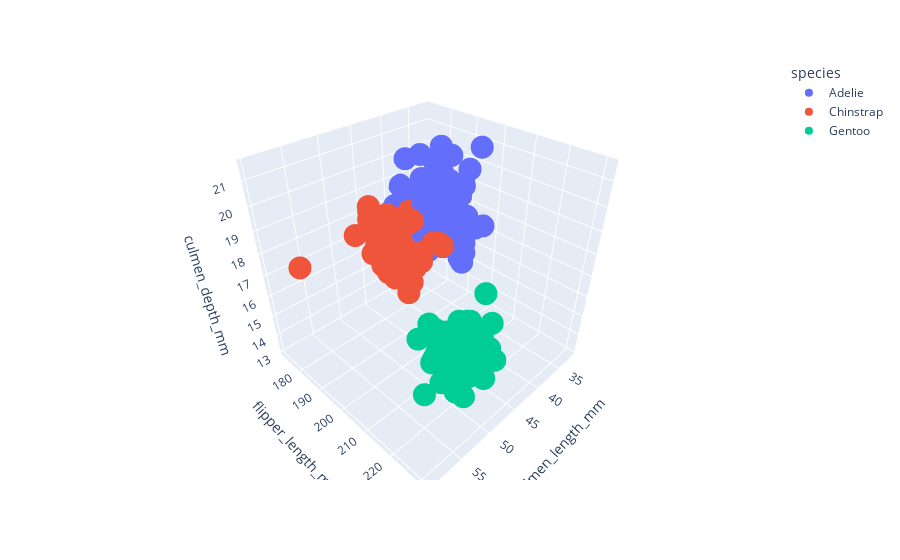

Notebook source saved alongside this figure:
### Code cell
fig = px.scatter_3d(df, 
                    x='culmen_length_mm',
                    y='flipper_length_mm',
                    z='culmen_depth_mm',
                    color='species')
fig.show();

# Grafiği tutup çevirip incelersek feature larımın 3 boyutlu uzayda güzel ayrıldığını görüyoruz

### Figure 1 — Plotly figure (JSON) as saved in the notebook; plotly's stock layout.template omitted (floating-point values rounded to 4 significant figures; data arrays with more than 128 entries replaced by an {"elided": "..."} marker saying what was removed)
{"data": [{"hovertemplate": "species=Adelie<br>culmen_length_mm=%{x}<br>flipper_length_mm=%{y}<br>culmen_depth_mm=%{z}<extra></extra>", "legendgroup": "Adelie", "marker": {"color": "#636efa", "symbol": "circle"}, "mode": "markers", "name": "Adelie", "scene": "scene", "showlegend": true, "type": "scatter3d", "x": {"elided": "146 float values"}, "y": {"elided": "146 int values"}, "z": {"elided": "146 float values"}}, {"hovertemplate": "species=Chinstrap<br>culmen_length_mm=%{x}<br>flipper_length_mm=%{y}<br>culmen_depth_mm=%{z}<extra></extra>", "legendgroup": "Chinstrap", "marker": {"color": "#EF553B", "symbol": "circle"}, "mode": "markers", "name": "Chinstrap", "scene": "scene", "showlegend": true, "type": "scatter3d", "x": [46.5, 50, 51.3, 45.4, 52.7, 45.2, 46.1, 51.3, 46, 51.3, 46.6, 51.7, 47, 52, 45.9, 50.5, 50.3, 58, 46.4, 49.2, 42.4, 48.5, 43.2, 50.6, 46.7, 52, 50.5, 49.5, 46.4, 52.8, 40.9, 54.2, 42.5, 51, 49.7, 47.5, 47.6, 52, 46.9, 53.5, 49, 46.2, 50.9, 45.5, 50.9, 50.8, 50.1, 49, 51.5, 49.8, 48.1, 51.4, 45.7, 50.7, 42.5, 52.2, 45.2, 49.3, 50.2, 45.6, 51.9, 46.8, 45.7, 55.8, 43.5, 49.6, 50.8, 50.2], "y": [192, 196, 193, 188, 197, 198, 178, 197, 195, 198, 193, 194, 185, 201, 190, 201, 197, 181, 190, 195, 181, 191, 187, 193, 195, 197, 200, 200, 191, 205, 187, 201, 187, 203, 195, 199, 195, 210, 192, 205, 210, 187, 196, 196, 196, 201, 190, 212, 187, 198, 199, 201, 193, 203, 187, 197, 191, 203, 202, 194, 206, 189, 195, 207, 202, 193, 210, 198], "z": [17.9, 19.5, 19.2, 18.7, 19.8, 17.8, 18.2, 18.2, 18.9, 19.9, 17.8, 20.3, 17.3, 18.1, 17.1, 19.6, 20, 17.8, 18.6, 18.2, 17.3, 17.5, 16.6, 19.4, 17.9, 19, 18.4, 19, 17.8, 20, 16.6, 20.8, 16.7, 18.8, 18.6, 16.8, 18.3, 20.7, 16.6, 19.9, 19.5, 17.5, 19.1, 17, 17.9, 18.5, 17.9, 19.6, 18.7, 17.3, 16.4, 19, 17.3, 19.7, 17.3, 18.8, 16.6, 19.9, 18.8, 19.4, 19.5, 16.5, 17, 19.8, 18.1, 18.2, 19, 18.7]}, {"hovertemplate": "species=Gentoo<br>culmen_length_mm=%{x}<br>flipper_length_mm=%{y}<br>culmen_depth_mm=%{z}<extra></extra>", "legendgroup": "Gentoo", "marker": {"color": "#00cc96", "symbol": "circle"}, "mode": "markers", "name": "Gentoo", "scene": "scene", "showlegend": true, "type": "scatter3d", "x": [46.1, 50, 48.7, 50, 47.6, 46.5, 45.4, 46.7, 43.3, 46.8, 40.9, 49, 45.5, 48.4, 45.8, 49.3, 42, 49.2, 46.2, 48.7, 50.2, 45.1, 46.5, 46.3, 42.9, 46.1, 47.8, 48.2, 50, 47.3, 42.8, 45.1, 59.6, 49.1, 48.4, 42.6, 44.4, 44, 48.7, 42.7, 49.6, 45.3, 49.6, 50.5, 43.6, 45.5, 50.5, 44.9, 45.2, 46.6, 48.5, 45.1, 50.1, 46.5, 45, 43.8, 45.5, 43.2, 50.4, 45.3, 46.2, 45.7, 54.3, 45.8, 49.8, 49.5, 43.5, 50.7, 47.7, 46.4, 48.2, 46.5, 46.4, 48.6, 47.5, 51.1, 45.2, 45.2, 49.1, 52.5, 47.4, 50, 44.9, 50.8, 43.4, 51.3, 47.5, 52.1, 47.5, 52.2, 45.5, 49.5, 44.5, 50.8, 49.4, 46.9, 48.4, 51.1, 48.5, 55.9, 47.2, 49.1, 46.8, 41.7, 53.4, 43.3, 48.1, 50.5, 49.8, 43.5, 51.5, 46.2, 55.1, 48.8, 47.2, 46.8, 50.4, 45.2, 49.9], "y": [211, 230, 210, 218, 215, 210, 211, 219, 209, 215, 214, 216, 214, 213, 210, 217, 210, 221, 209, 222, 218, 215, 213, 215, 215, 215, 215, 210, 220, 222, 209, 207, 230, 220, 220, 213, 219, 208, 208, 208, 225, 210, 216, 222, 217, 210, 225, 213, 215, 210, 220, 210, 225, 217, 220, 208, 220, 208, 224, 208, 221, 214, 231, 219, 230, 229, 220, 223, 216, 221, 221, 217, 216, 230, 209, 220, 215, 223, 212, 221, 212, 224, 212, 228, 218, 218, 212, 230, 218, 228, 212, 224, 214, 226, 216, 222, 203, 225, 219, 228, 215, 228, 215, 210, 219, 208, 209, 216, 229, 213, 230, 217, 230, 222, 214, 215, 222, 212, 213], "z": [13.2, 16.3, 14.1, 15.2, 14.5, 13.5, 14.6, 15.3, 13.4, 15.4, 13.7, 16.1, 13.7, 14.6, 14.6, 15.7, 13.5, 15.2, 14.5, 15.1, 14.3, 14.5, 14.5, 15.8, 13.1, 15.1, 15, 14.3, 15.3, 15.3, 14.2, 14.5, 17, 14.8, 16.3, 13.7, 17.3, 13.6, 15.7, 13.7, 16, 13.7, 15, 15.9, 13.9, 13.9, 15.9, 13.3, 15.8, 14.2, 14.1, 14.4, 15, 14.4, 15.4, 13.9, 15, 14.5, 15.3, 13.8, 14.9, 13.9, 15.7, 14.2, 16.8, 16.2, 14.2, 15, 15, 15.6, 15.6, 14.8, 15, 16, 14.2, 16.3, 13.8, 16.4, 14.5, 15.6, 14.6, 15.9, 13.8, 17.3, 14.4, 14.2, 14, 17, 15, 17.1, 14.5, 16.1, 14.7, 15.7, 15.8, 14.6, 14.4, 16.5, 15, 17, 15.5, 15, 16.1, 14.7, 15.8, 14, 15.1, 15.2, 15.9, 15.2, 16.3, 14.1, 16, 16.2, 13.7, 14.3, 15.7, 14.8, 16.1]}], "layout": {"autosize": true, "legend": {"title": {"text": "species"}, "tracegroupgap": 0}, "margin": {"t": 60}, "scene": {"aspectmode": "auto", "aspectratio": {"x": 1, "y": 1, "z": 1}, "domain": {"x": [0, 1], "y": [0, 1]}, "xaxis": {"title": {"text": "culmen_length_mm"}, "type": "linear"}, "yaxis": {"title": {"text": "flipper_length_mm"}, "type": "linear"}, "zaxis": {"title": {"text": "culmen_depth_mm"}, "type": "linear"}}}}
